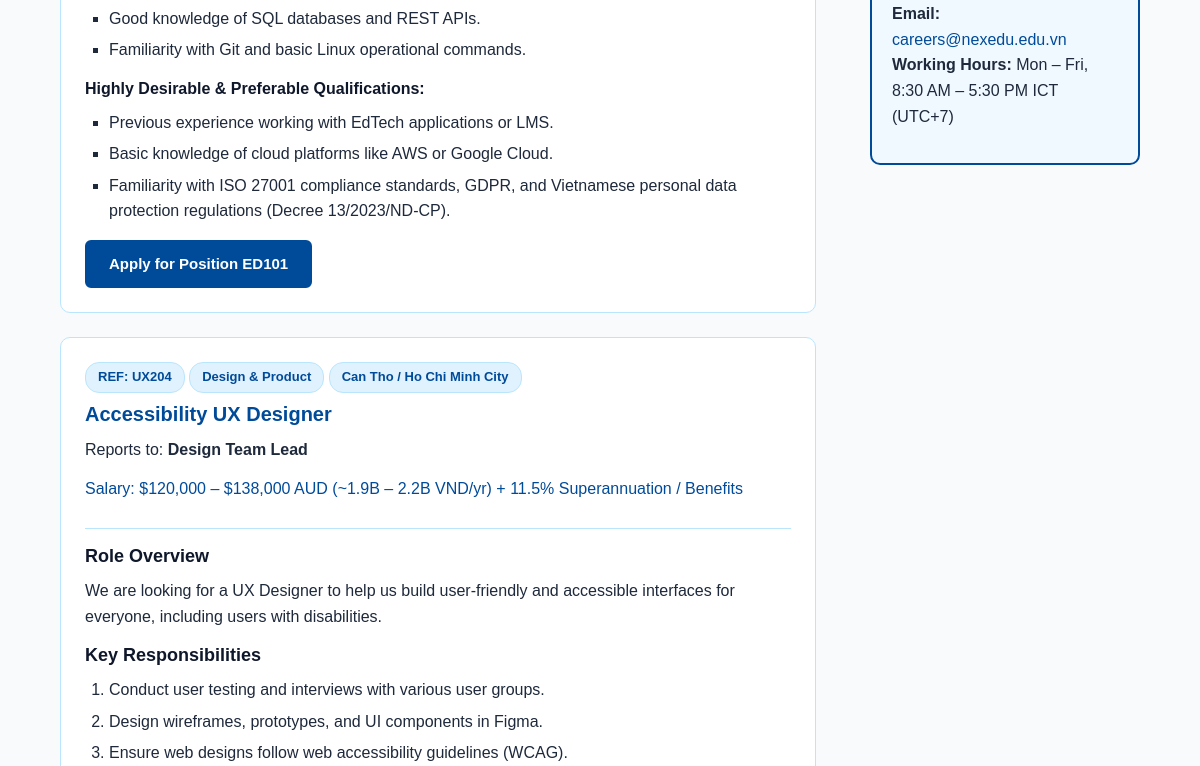
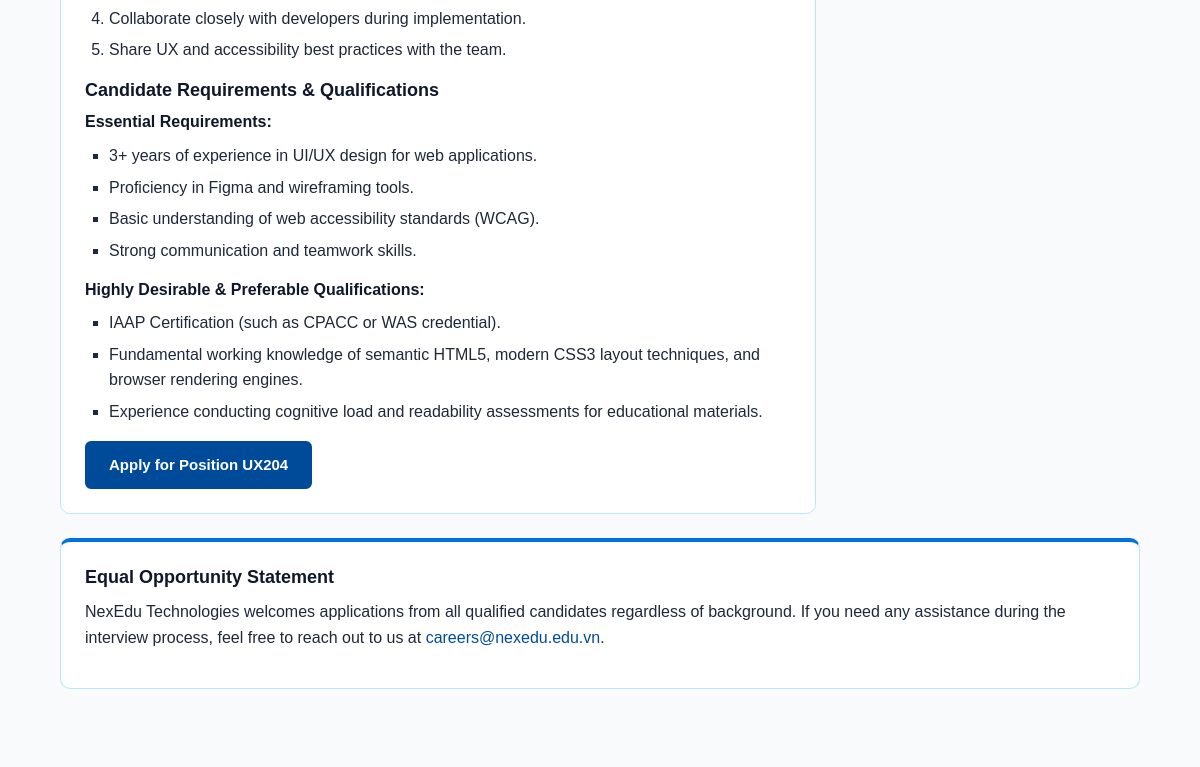
Before: /jobs.php (middle part) with the older database file (2 pictures, top to bottom).
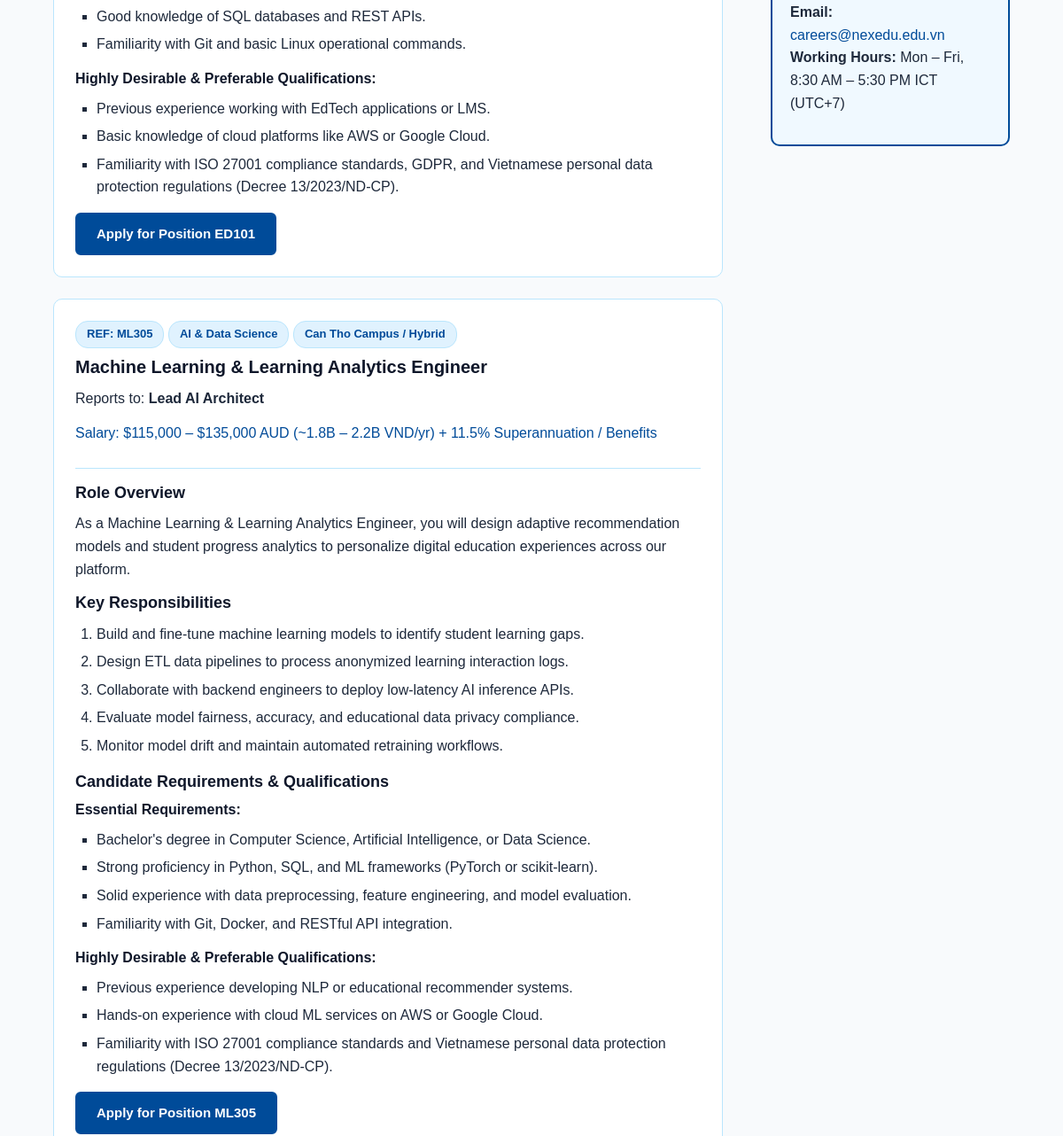
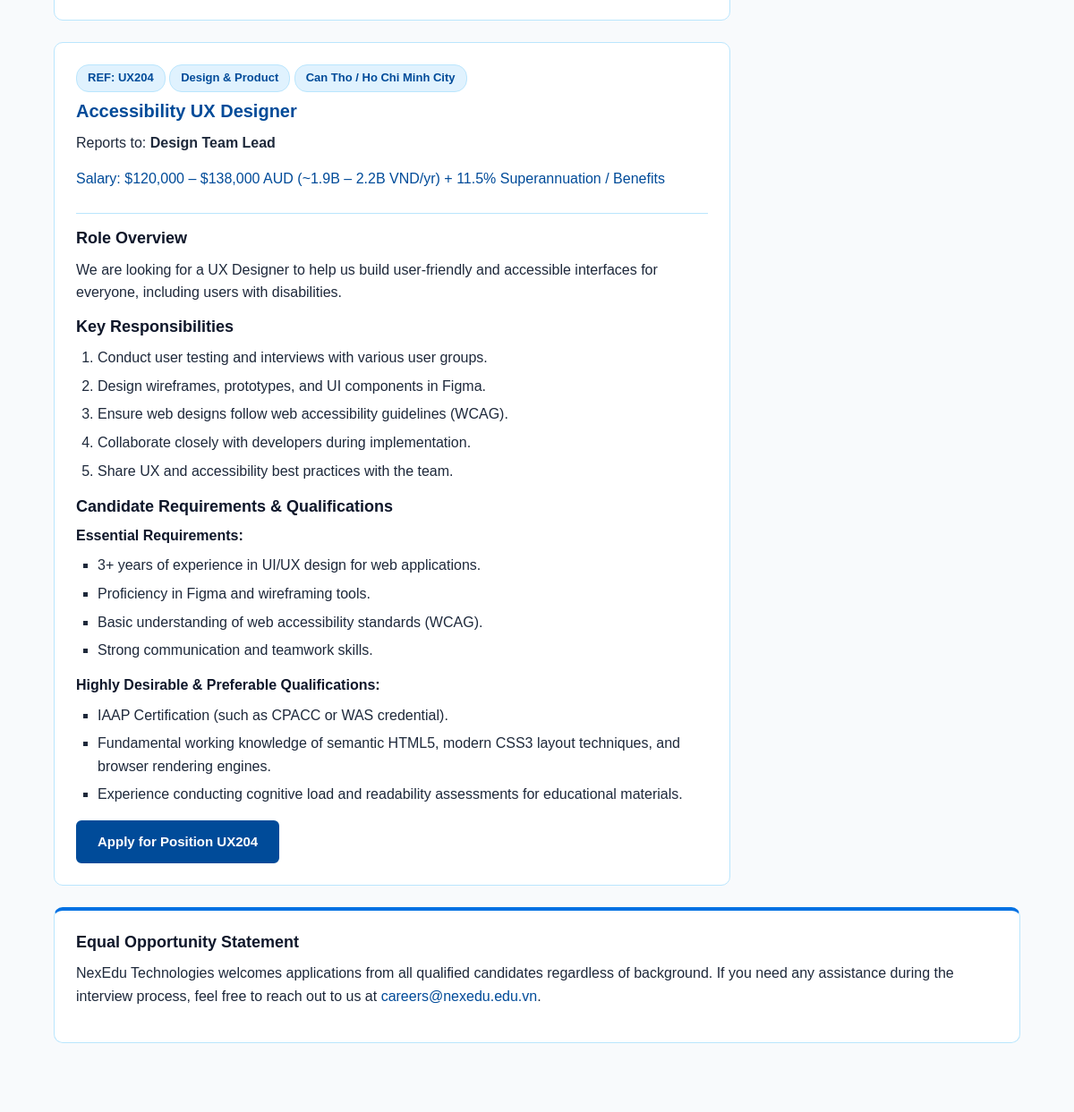
After: the same page with the newer database file (2 pictures, top to bottom).
### tables this page shows
CREATE TABLE `jobs` (
  `job_ref` varchar(5) NOT NULL,
  `job_title` varchar(100) NOT NULL,
  `department` varchar(50) NOT NULL,
  `location` varchar(50) NOT NULL,
  `reports_to` varchar(100) NOT NULL,
  `salary` varchar(100) NOT NULL,
  `overview` text NOT NULL,
  `responsibilities` text NOT NULL,
  `essential_reqs` text NOT NULL,
  `preferable_reqs` text NOT NULL
);

### jobs.php (the view, shortened to what this page needs)
<?php include ("modules/header.inc");?>
  <main id="main-content" class="container">
    <div class="clearfix">
      <aside>
        <p>
          <strong>Email:</strong> <a href="mailto:careers@nexedu.edu.vn">careers@nexedu.edu.vn</a><br>
          <strong>Working Hours:</strong> Mon – Fri, 8:30 AM – 5:30 PM ICT (UTC+7)
        </p>
      </aside>
      <section class="jobs-main">
        <?php
        require_once("settings.php");
        if (!function_exists('renderListItems')) {
            function renderListItems(string $text) {
                $raw_items = preg_split('/;|\r\n|\r|\n/', $text);
                $html = "";
                foreach ($raw_items as $item) {
                    $clean = preg_replace('/^(\d+\.\s*|-\s*)/', '', trim($item));
                    if ($clean !== '') {
                        $html .= "<li>" . htmlspecialchars($clean) . "</li>\n";
                    }
                }
                return $html;
            }
        }
        $conn = @mysqli_connect($host, $user, $pwd, $sql_db);
        if (!$conn) {
            echo "<article class='card'><p>Database connection failed. Please try again later.</p></article>";
        } else {
            mysqli_set_charset($conn, "utf8mb4");
            $search = isset($_GET['search']) ? trim($_GET['search']) : '';
            if ($search !== '') {
                $searchParam = "%" . $search . "%";
                $query = "SELECT * FROM jobs
                          WHERE job_ref LIKE ?
                             OR job_title LIKE ?
                             OR department LIKE ?
                          ORDER BY job_ref ASC";
                $stmt = mysqli_prepare($conn, $query);
                mysqli_stmt_bind_param($stmt, "sss", $searchParam, $searchParam, $searchParam);
                mysqli_stmt_execute($stmt);
                $result = mysqli_stmt_get_result($stmt);
            } else {
                $query = "SELECT * FROM jobs ORDER BY job_ref ASC";
                $result = mysqli_query($conn, $query);
            }
            if ($result && mysqli_num_rows($result) > 0) {
                while ($job = mysqli_fetch_assoc($result)) {
                    $job_ref = htmlspecialchars($job['job_ref']);
                    $job_title = htmlspecialchars($job['job_title']);
                    $department = htmlspecialchars($job['department']);
                    $location = htmlspecialchars($job['location']);
                    $reports_to = htmlspecialchars($job['reports_to']);
                    $salary = htmlspecialchars($job['salary']);
                    $overview = htmlspecialchars($job['overview']);
                    $role_id = "role-" . strtolower($job_ref) . "-title";
        ?>
                    <article class="card">
                      <header>
                        <span class="badge">REF: <?php echo $job_ref; ?></span>
                        <span class="badge"><?php echo $department; ?></span>
                        <span class="badge"><?php echo $location; ?></span>
                        <h3 id="<?php echo $role_id; ?>"><?php echo $job_title; ?></h3>
                        <p>Reports to: <strong><?php echo $reports_to; ?></strong></p>
                        <p class="salary">Salary: <?php echo $salary; ?></p>
                      </header>
                      <section>
                        <h4>Role Overview</h4>
                        <p><?php echo nl2br($overview); ?></p>
                      </section>
                      <section>
                        <h4>Key Responsibilities</h4>
                        <ol>
                          <?php echo renderListItems($job['responsibilities']); ?>
                        </ol>
                      </section>
                      <section>
                        <h4>Candidate Requirements &amp; Qualifications</h4>
                        <h5>Essential Requirements:</h5>
                        <ul>
                          <?php echo renderListItems($job['essential_reqs']); ?>
                        </ul>
                        <h5>Highly Desirable &amp; Preferable Qualifications:</h5>
                        <ul>
                          <?php echo renderListItems($job['preferable_reqs']); ?>
                        </ul>
                      </section>
                      <a href="apply.php?job=<?php echo urlencode($job['job_ref']); ?>" class="btn">Apply for Position <?php echo $job_ref; ?></a>
                    </article>
        <?php
                }
            } else {
                if ($search !== '') {
                    echo "<article class='card'><p>No open positions matched your search for <strong>\"" . htmlspecialchars($search) . "\"</strong>.</p></article>";
                } else {
                    echo "<article class='card'><p>No open positions available at the moment.</p></article>";
                }
            }
        }
        ?>
      </section>
    </div>
    <div class="card" style="border-top: 4px solid #0071e3;">
      <h4>Equal Opportunity Statement</h4>
      <p>
        NexEdu Technologies welcomes applications from all qualified candidates regardless of background. If you need any assistance during the interview process, feel free to reach out to us at <a href="mailto:careers@nexedu.edu.vn">careers@nexedu.edu.vn</a>.
      </p>
    </div>
  </main>
</body>
</html>

### modules/header.inc (shortened to what this page needs)
<!DOCTYPE html>
<html lang="en">
<head>
  <link rel="stylesheet" href="styles/styles.css">
</head>
<body>

### styles/styles.css (style rules this page uses)
* { box-sizing: border-box; margin: 0; padding: 0; }
body { font-family: Calibri, Arial, sans-serif; font-size: 16px; line-height: 1.6; color: #1e293b; background-color: #f8fafc; }
a { color: #004b99; text-decoration: none; }
h3, h4, h5 { font-family: Arial, sans-serif; color: #0f172a; font-weight: bold; line-height: 1.3; margin-bottom: 10px; }
h3 { font-size: 20px; }
h4 { font-size: 18px; }
h5 { font-size: 16px; }
p { margin-bottom: 14px; }
#main-content { min-height: 500px; }
#sidebar-title, #role-ed101-title, #role-ux204-title { color: #004b99; }
.container { width: 90%; max-width: 1120px; margin: 0 auto; padding: 24px 0; }
.card { background-color: #ffffff; border: 1px solid #bae6fd; border-radius: 10px; padding: 24px; margin-bottom: 24px; }
.clearfix::after { content: ""; display: block; clear: both; }
.btn { display: inline-block; padding: 10px 22px; font-size: 15px; font-weight: bold; background-color: #004b99; color: #ffffff; border: 2px solid #004b99; border-radius: 6px; cursor: pointer; }
.badge, .student-id { display: inline-block; padding: 4px 12px; background-color: #e0f2fe; color: #004b99; border: 1px solid #bae6fd; border-radius: 14px; font-size: 13px; font-weight: bold; margin-bottom: 8px; }
aside { float: right; width: 25%; margin-left: 24px; margin-bottom: 24px; padding: 20px; background-color: #f0f9ff; border: 2px solid #004b99; border-radius: 10px; }
.jobs-main { width: 70%; }
article header { border-bottom: 1px solid #bae6fd; padding-bottom: 12px; margin-bottom: 16px; }
article ol, article ul { padding-left: 24px; margin-bottom: 16px; }
article ul { list-style-type: square; }
article li { margin-bottom: 6px; }
p.salary, dd.role { color: #004b99; }

Changed rows visible on the page:
added jobs: job_ref "ML305", department "AI & Data Science", location "Can Tho Campus / Hybrid", job_title "Machine Learning & Learning Analytics Engineer", reports_to "Lead AI Architect", salary "$115,000 – $135,000 AUD (~1.8B – 2.2B VND/yr) + 11.5% Superannuation / Benefits", overview "As a Machine Learning & Learning Analytics Engineer, you will design adaptive recommendation models and student progress analytics to personalize digital education experiences across our platform.", responsibilities "Build and fine-tune machine learning models to identify student learning gaps.", responsibilities "Design ETL data pipelines to process anonymized learning interaction logs.", responsibilities "Collaborate with backend engineers to deploy low-latency AI inference APIs.", responsibilities "Evaluate model fairness, accuracy, and educational data privacy compliance.", responsibilities "Monitor model drift and maintain automated retraining workflows.", essential_reqs "Bachelor's degree in Computer Science, Artificial Intelligence, or Data Science.", essential_reqs "Strong proficiency in Python, SQL, and ML frameworks (PyTorch or scikit-learn).", essential_reqs "Solid experience with data preprocessing, feature engineering, and model evaluation.", essential_reqs "Familiarity with Git, Docker, and RESTful API integration.", preferable_reqs "Previous experience developing NLP or educational recommender systems.", preferable_reqs "Hands-on experience with cloud ML services on AWS or Google Cloud.", preferable_reqs "Familiarity with ISO 27001 compliance standards and Vietnamese personal data protection regulations (Decree 13/2023/ND-CP)."
